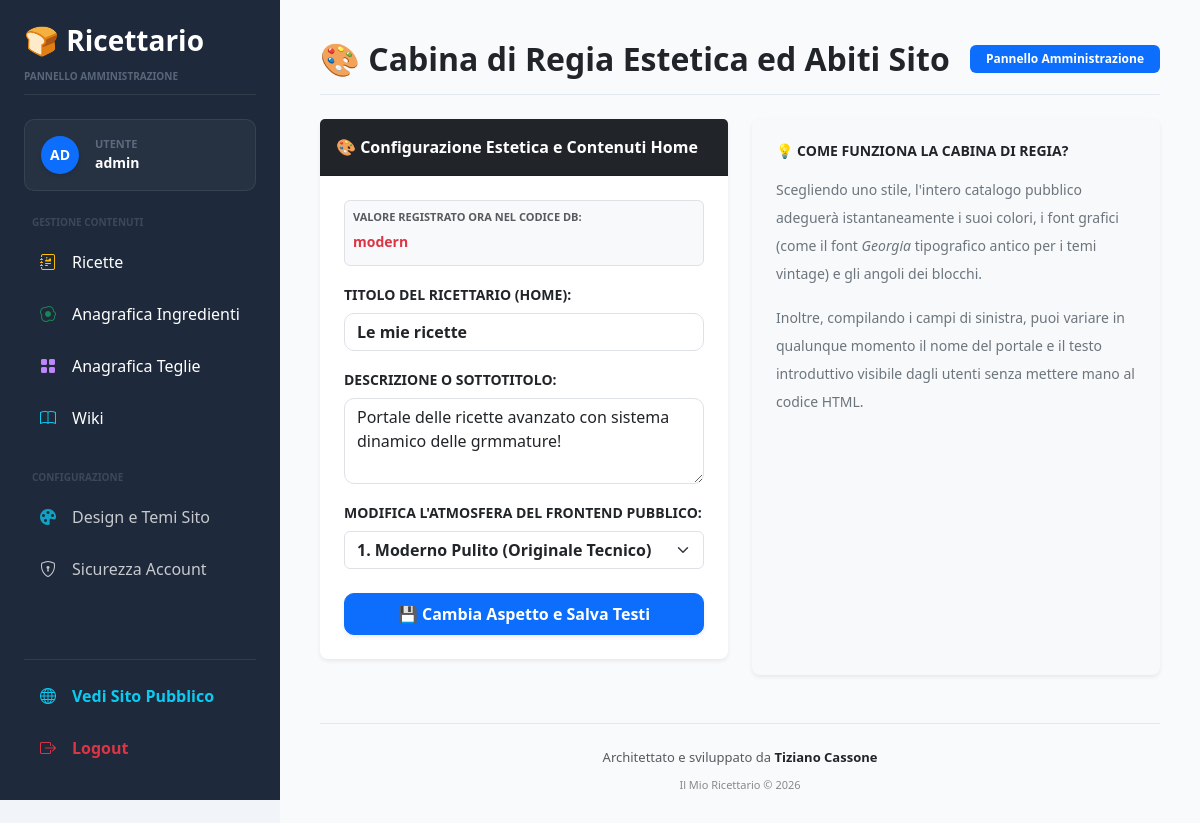
The app's page /admin/settings/theme (signed in), older data.
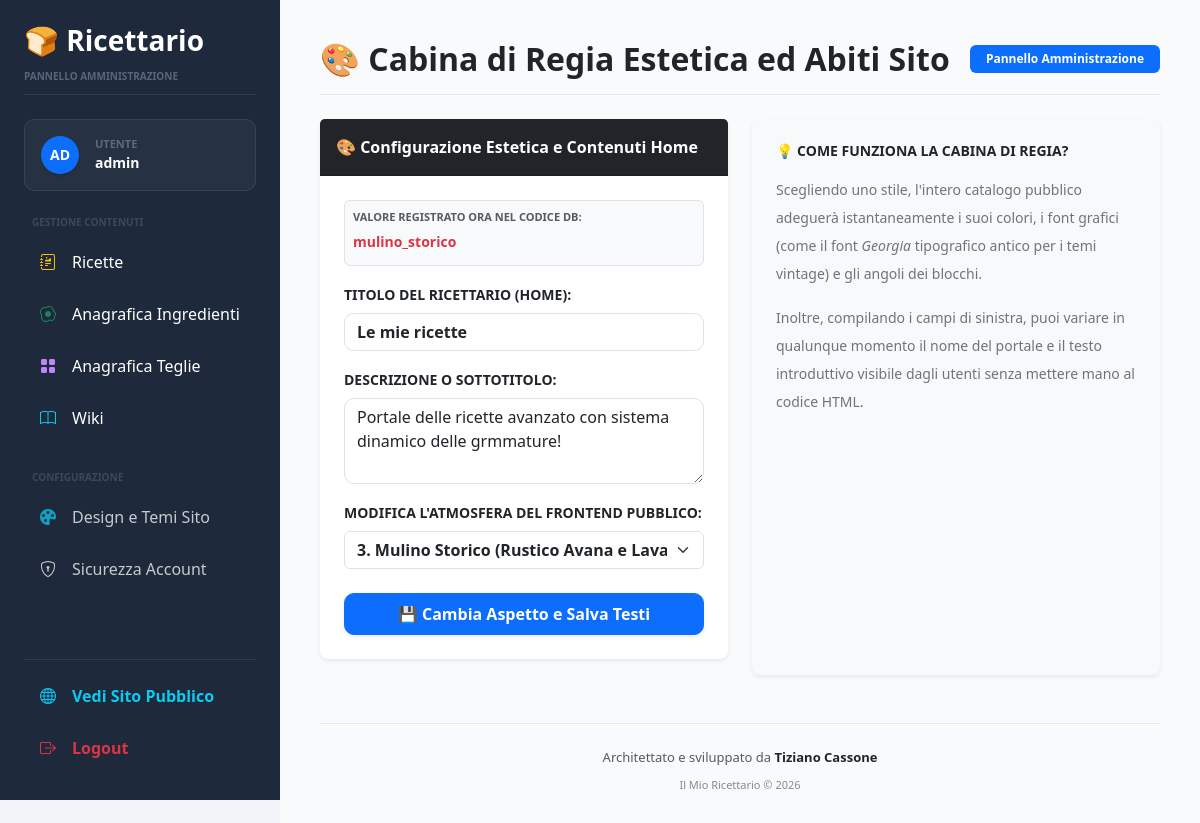
The same page, newer data.
### models/setting.py (models this page shows, shortened)
class Setting(db.Model):
    __tablename__ = "settings"
    id = db.Column(
        db.Integer,
        primary_key=True
    )
    fresh_to_dry_ratio = db.Column(
        db.Float,
        default=3.0
    )
    tangzhong_flour_percent = db.Column(
        db.Float,
        default=5.0
    )
    tangzhong_liquid_multiplier = db.Column(
        db.Float,
        default=5.0
    )
    site_name = db.Column(
        db.String(100),
        default="Il Mio Ricettario"
    )
    site_description = db.Column(
        db.Text,
        default="Esplora le nostre antiche formule bilanciate professionali."
    )
    default_unit = db.Column(
        db.String(20),
        default="g"
    )
    allow_public_recipes = db.Column(
        db.Boolean,
        default=True
    )
    theme_active = db.Column(
        db.String(50),
        default="modern"
    )

### routes/admin.py (the view, shortened to what this page needs)
@admin_bp.route("/settings/theme", methods=["GET", "POST"])
@login_required
def settings_theme():
    try:
        db.session.execute(db.text("ALTER TABLE settings ADD COLUMN theme_active VARCHAR(50) DEFAULT 'modern'"))
        db.session.commit()
    except Exception:
        db.session.rollback()
    try:
        db.session.execute(db.text("ALTER TABLE settings ADD COLUMN site_description TEXT"))
        db.session.commit()
    except Exception:
        db.session.rollback()
    setting = Setting.query.first()
    if not setting:
        setting = Setting(fresh_to_dry_ratio=3.0, theme_active="modern")
        db.session.add(setting)
        db.session.commit()
    setting = Setting.query.first()
    return render_template("admin/settings_theme.html", setting=setting)

### app.py (called while the page is built)
@login_manager.user_loader
def load_user(user_id):
    return db.session.get(
        User,
        int(user_id)
    )

@app.context_processor
def inject_global_settings():
    setting_record = Setting.query.order_by(Setting.id.desc()).first()
    return dict(
        settings_data=setting_record
    )

### templates/admin/settings_theme.html (shortened to what this page needs)
{% extends "base.html" %}
{% block page_title %}🎨 Cabina di Regia Estetica ed Abiti Sito{% endblock %}
{% block content %}
<div class="row g-4">
    <div class="col-lg-6">
        <div class="card shadow-sm border-0 bg-white rounded-3 mb-3">
            <div class="card-header bg-dark text-white fw-bold py-3">
                🎨 Configurazione Estetica e Contenuti Home
            </div>
            <div class="card-body p-4">
                <form method="post" action="{{ url_for('admin.settings_theme') }}">
                    <div class="mb-3 bg-light p-2 rounded border">
                        <span class="small text-muted fw-bold d-block" style="font-size: 11px;">VALORE REGISTRATO ORA NEL CODICE DB:</span>
                        <input type="text" class="form-control form-control-sm fw-bold text-danger border-0 bg-transparent p-0 shadow-none" value="{{ setting.theme_active if setting else 'Nessun record trovato' }}" readonly>
                    </div>
                    <div class="mb-3">
                        <label class="form-label fw-bold text-dark text-uppercase small">Titolo del Ricettario (Home):</label>
                        <input type="text" name="site_name" class="form-control fw-bold bg-white border shadow-none"
                               value="{{ setting.site_name if setting and setting.site_name else '' }}" placeholder="Es. L'Arte Bianca - Ricettario Dinamico">
                    </div>
                    <div class="mb-3">
                        <label class="form-label fw-bold text-dark text-uppercase small">Descrizione o Sottotitolo:</label>
                        <textarea name="site_description" class="form-control bg-white border shadow-none small" rows="3" placeholder="Es. Esplora le nostre antiche formule bilanciate... Built with love.">{{ setting.site_description if setting and setting.site_description else '' }}</textarea>
                    </div>
                    <div class="mb-4">
                        <label class="form-label fw-bold text-dark text-uppercase small">Modifica l'atmosfera del Frontend pubblico:</label>
                        <select name="theme_active" class="form-select form-select-md fw-bold text-dark bg-white border shadow-none">
                            <option value="modern" {% if setting and setting.theme_active == 'modern' %}selected="selected"{% endif %}>1. Moderno Pulito (Originale Tecnico)</option>
                            <option value="mulino_storico" {% if setting and setting.theme_active == 'mulino_storico' %}selected="selected"{% endif %}>3. Mulino Storico (Rustico Avana e Lavagna)</option>
                        </select>
                    </div>
                    <div class="d-grid">
                        <button type="submit" class="btn btn-primary fw-bold py-2 shadow-sm">💾 Cambia Aspetto e Salva Testi</button>
                    </div>
                </form>
            </div>
        </div>
    </div>
    <div class="col-lg-6">
        <div class="card shadow-sm border-0 bg-light p-4 rounded-3 h-100">
            <h5 class="fw-bold mb-3 text-dark text-uppercase small">💡 Come funziona la cabina di regia?</h5>
            <p class="small text-secondary lh-lg mb-3">Scegliendo uno stile, l'intero catalogo pubblico adeguerà istantaneamente i suoi colori, i font grafici (come il font <em>Georgia</em> tipografico antico per i temi vintage) e gli angoli dei blocchi.</p>
            <p class="small text-secondary lh-lg">Inoltre, compilando i campi di sinistra, puoi variare in qualunque momento il nome del portale e il testo introduttivo visibile dagli utenti senza mettere mano al codice HTML.</p>
        </div>
    </div>
</div>
{% endblock %}

Row changes from the older to the newer data that the page shows:
changed Setting "Le mie ricette": theme_active "modern" → "mulino_storico"; theme_active "1. Moderno Pulito (Originale Tecnico)" → "3. Mulino Storico (Rustico Avana e Lavagna)"
